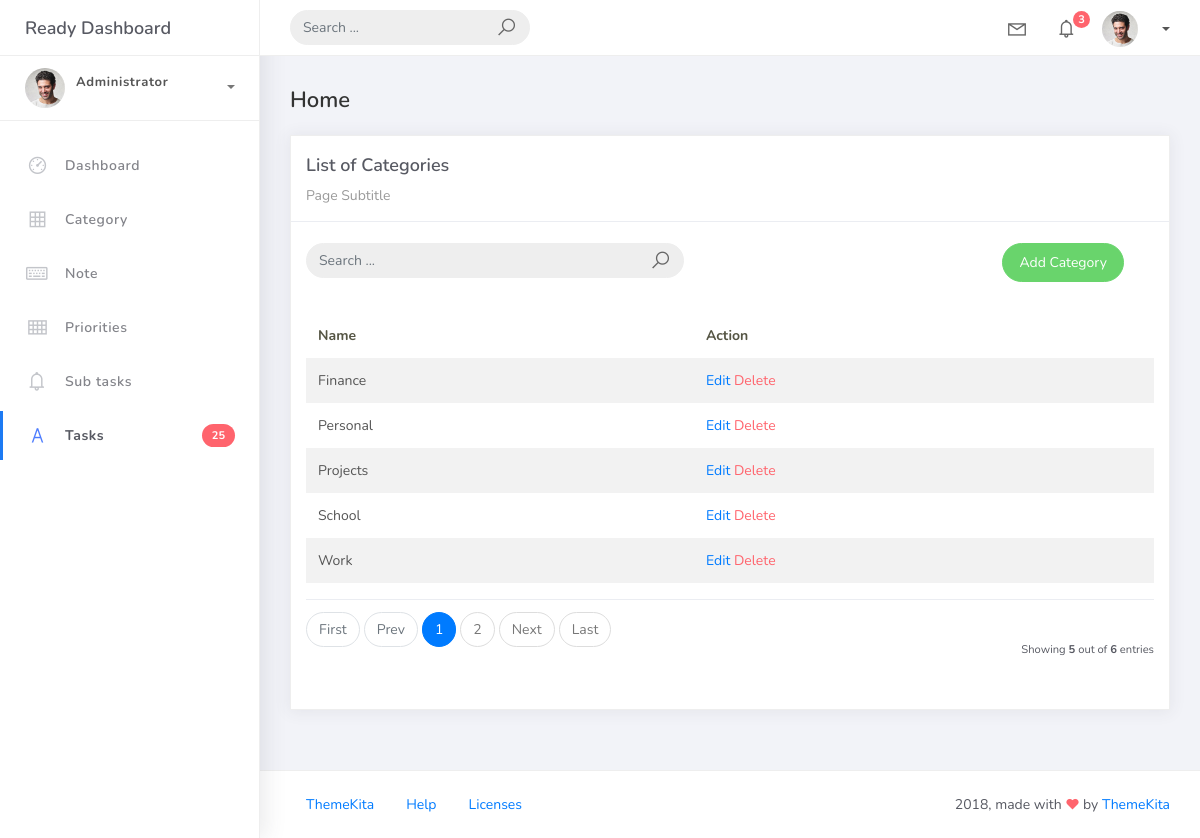
/category_list, run on an earlier commit of the app's database.
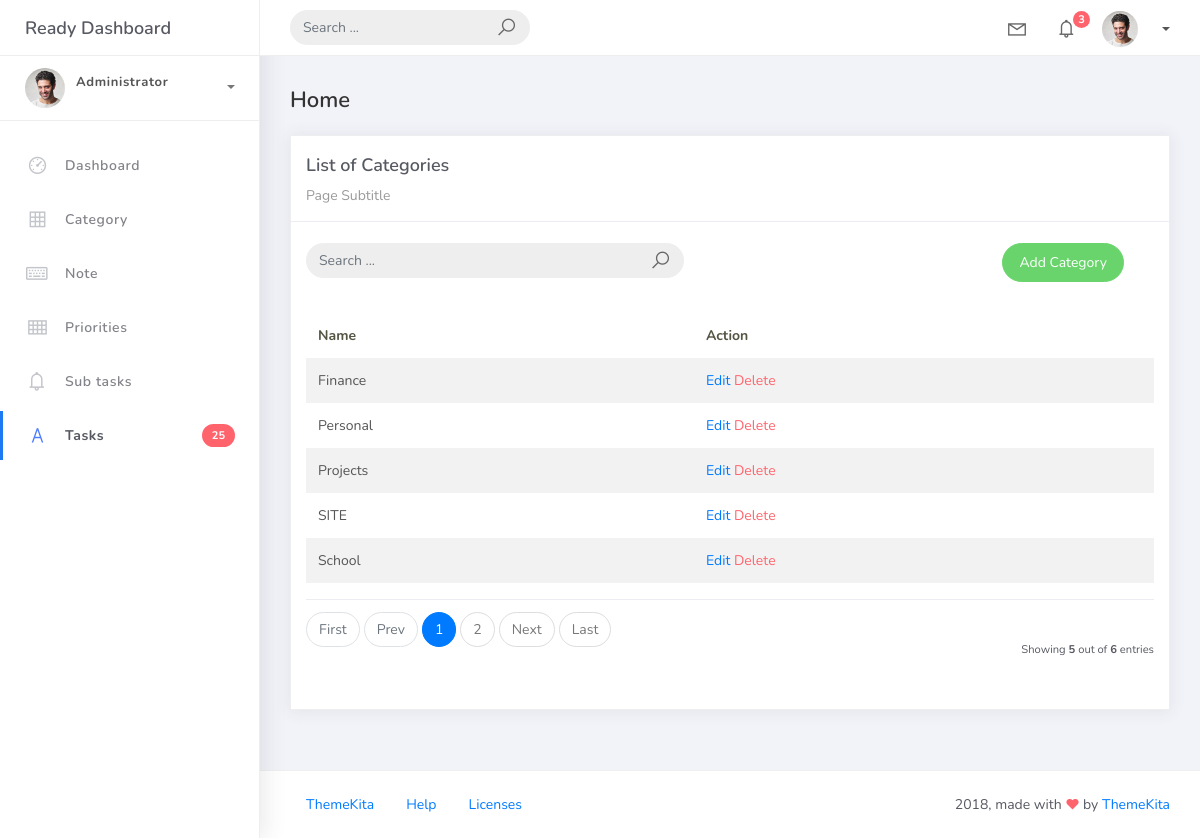
And on a later commit of the database.
### tasks/models.py (models this page shows, shortened)
class Category(models.Model):
    name = models.CharField(max_length=100)
    class Meta:
        verbose_name = "Category"
        verbose_name_plural = "Categories"

### tasks/views.py (the view)
# urls.py: path('category_list', CategoryList.as_view(), name='category-list'),
class CategoryList(ListView):
    model = Category
    context_object_name = 'category'
    template_name = 'category_list.html'
    paginate_by = 5
    def get_queryset(self):
        qs = super().get_queryset()
        query = self.request.GET.get('q')
        if query:
            qs = qs.filter(
                Q(name__icontains=query)
                )
        return qs
    def get_ordering(self):
        allowed = ["name"]
        sort_by = self.request.GET.get("sort_by")
        if sort_by in allowed:
            return sort_by
        return "name"

### templates/category_list.html (shortened to what this page needs)
{% extends 'base.html' %} {% load static %} {% block content %}
<div class="content">
  <div class="container-fluid">
    <h4 class="page-title">Home</h4>
    <div class="row">
      <div class="col-md-12">
        <div class="card">
          <div class="card-header">
            <div class="card-title">List of Categories</div>
            <div class="card-category">Page Subtitle</div>
          </div>
          <br />
          <div class="col-md-12 row">
            <div class="col-md-6">
              <form class="navbar-left navbar-form nav-search mr-md-3" action="" method="get">
                <div class="input-group">
                  <input type="text" placeholder="Search ..." class="form-control" name="q" value="{{ request.GET.q }}" />
                  <div class="input-group-append">
                    <span class="input-group-text">
                      <i class="la la-search search-icon"></i>
                    </span>
                  </div>
                </div>
              </form>
            </div>
            <div class="col-md-6">
              <div class="pull-right">
                <a href="{% url 'category-add' %}" class="btn btn-success btn-rounded">Add Category</a>
              </div>
            </div>
          </div>
          <div class="card-body">
            <table class="table table-striped mt-3">
              <thead>
                <tr>
                  <th scope="col">Name</th>
                  <th scope="col">Action</th>
                </tr>
              </thead>
              <tbody>
                {% for object in object_list %}
                <tr>
                  <td>{{ object.name }}</td>
                  <td>
                    <a href="category_list/{{ object.id }}">Edit</a>
                    <a href="category_list/{{ object.id }}/delete" class="text-danger">Delete</a>
                  </td>
                </tr>
                {% endfor %}
              </tbody>
            </table>
            {% include 'includes/pagination.html' %}
          </div>
        </div>
      </div>
    </div>
  </div>
</div>
{% endblock %}

### templates/base.html (shortened to what this page needs)
{% load static %}
{% load pwa %}
<!DOCTYPE html>
<html>
<head>
    <link rel="stylesheet" href="{% static 'css/bootstrap.min.css' %}">
    <link rel="stylesheet" href="{% static 'css/ready.css' %}">
    <link rel="stylesheet" href="{% static 'css/demo.css' %}">
</head>
<body>
    <div class="wrapper">
        <div class="main-header">
            <div class="logo-header">
                <a href="index.html" class="logo">
                    Ready Dashboard
                </a>
            </div>
            <nav class="navbar navbar-header navbar-expand-lg">
                <div class="container-fluid">
                    <form class="navbar-left navbar-form nav-search mr-md-3" action="">
                        <div class="input-group">
                            <input type="text" placeholder="Search ..." class="form-control">
                            <div class="input-group-append">
                                <span class="input-group-text">
                                    <i class="la la-search search-icon"></i>
                                </span>
                            </div>
                        </div>
                    </form>
                    <ul class="navbar-nav topbar-nav ml-md-auto align-items-center">
                        <li class="nav-item dropdown hidden-caret">
                            <a class="nav-link dropdown-toggle" href="#" id="navbarDropdown" role="button" data-toggle="dropdown" aria-haspopup="true" aria-expanded="false">
                                <i class="la la-envelope"></i>
                            </a>
                        </li>
                        <li class="nav-item dropdown hidden-caret">
                            <a class="nav-link dropdown-toggle" href="#" id="navbarDropdown" role="button" data-toggle="dropdown" aria-haspopup="true" aria-expanded="false">
                                <i class="la la-bell"></i>
                                <span class="notification">3</span>
                            </a>
                        </li>
                        <li class="nav-item dropdown">
                            <a class="dropdown-toggle profile-pic" data-toggle="dropdown" href="#" aria-expanded="false"> <img src="{% static 'img/profile.jpg' %}" alt="user-img" width="36" class="img-circle"><span>{{ request.user.username }}</span></span> </a>
                        </li>
                    </ul>
                </div>
            </nav>
        </div>
        <div class="sidebar">
            <div class="scrollbar-inner sidebar-wrapper">
                <div class="user">
                    <div class="photo">
                        <img src="{% static 'img/profile.jpg' %}">
                    </div>
                    <div class="info">
                        <a class="" data-toggle="collapse" href="#collapseExample" aria-expanded="true">
                            <span>
                                <span class="user-level">Administrator</span>
                                <span class="caret"></span>
                            </span>
                        </a>
                        <div class="clearfix"></div>
                    </div>
                </div>
                <ul class="nav">
                    <li class="nav-item">
                        <a href="{% url 'home' %}">
                            <i class="la la-dashboard"></i>
                            <p>Dashboard</p>
                        </a>
                    </li>
                    <li class="nav-item">
                        <a href="{% url 'category-list' %}">
                            <i class="la la-table"></i>
                            <p>Category</p>
                        </a>
                    </li>
                    <li class="nav-item">
                        <a href="{% url 'note-list' %}">
                            <i class="la la-keyboard-o"></i>
                            <p>Note</p>
                        </a>
                    </li>
                    <li class="nav-item">
                        <a href="{% url 'priority-list' %}">
                            <i class="la la-th"></i>
                            <p>Priorities</p>
                        </a>
                    </li>
                    <li class="nav-item">
                        <a href="{% url 'subtask-list' %}">
                            <i class="la la-bell"></i>
                            <p>Sub tasks</p>
                        </a>
                    </li>
                    <li class="nav-item active">
                        <a href="{% url 'task-list' %}">
                            <i class="la la-font"></i>
                            <p>Tasks</p>
                            <span class="badge badge-danger">25</span>
                        </a>
                    </li>
                </ul>
            </div>
        </div>
        <div class="main-panel">
            {% block content %}
            {% endblock %}
            <footer class="footer">
                <div class="container-fluid">
                    <nav class="pull-left">
                        <ul class="nav">
                            <li class="nav-item">
                                <a class="nav-link" href="http://www.themekita.com">
                                    ThemeKita
                                </a>
                            </li>
                            <li class="nav-item">
                                <a class="nav-link" href="#">
                                    Help
                                </a>
                            </li>
                            <li class="nav-item">
                                <a class="nav-link" href="https://themewagon.com/license/#free-item">
                                    Licenses
                                </a>
                            </li>
                        </ul>
                    </nav>
                    <div class="copyright ml-auto">
                        2018, made with <i class="la la-heart heart text-danger"></i> by <a href="http://www.themekita.com">ThemeKita</a>
                    </div>
                </div>
            </footer>
        </div>
    </div>
</body>
</html>

### templates/includes/pagination.html (shortened to what this page needs)
{% if is_paginated %}
    <div class="card-footer px-0 border-0 d-flex flex-column flex-lg-row align-items-center justify-content-between mt-3">
        <nav aria-label="Topics pagination" class="mb-4">
            <ul class="pagination">
                {% if page_obj.number > 1 %}
                    <li class="page-item">
                        <a class="page-link" href="?page=1">First</a>
                    </li>
                {% else %}
                    <li class="page-item disabled">
                        <span class="page-link">First</span>
                    </li>
                {% endif %}
                {% if page_obj.has_previous %}
                    <li class="page-item">
                        <a class="page-link" href="?page={{ page_obj.previous_page_number }}">Prev</a>
                    </li>
                {% else %}
                    <li class="page-item disabled">
                        <span class="page-link">Prev</span>
                    </li>
                {% endif %}
                {% for page_num in paginator.page_range %}
                    {% if page_obj.number == page_num %}
                        <li class="page-item active">
                            <span class="page-link">
                                {{ page_num }}
                            </span>
                        </li>
                    {% elif page_num > page_obj.number|add:'-3' and page_num < page_obj.number|add:'3' %}
                        <li class="page-item">
                            <a class="page-link" href="?page={{ page_num }}">{{ page_num }}</a>
                        </li>
                    {% endif %}
                {% endfor %}
                {% if page_obj.has_next %}
                    <li class="page-item">
                        <a class="page-link" href="?page={{ page_obj.next_page_number }}">Next</a>
                    </li>
                {% else %}
                    <li class="page-item disabled">
                        <span class="page-link">Next</span>
                    </li>
                {% endif %}
                {% if page_obj.number != paginator.num_pages %}
                    <li class="page-item">
                        <a class="page-link" href="?page={{ paginator.num_pages }}">Last</a>
                    </li>
                {% else %}
                    <li class="page-item disabled">
                        <span class="page-link">Last</span>
                    </li>
                {% endif %}
            </ul>
        </nav>
        <div class="fw-normal small mt-4 mt-lg-0">
            Showing <b>{{ object_list.count }}</b> out of <b>{{ paginator.count }}</b> entries
        </div>
    </div>
{% endif %}

What changed in the data, as far as the page shows it:
no longer on this page (row unchanged): Category: name "Work"
added Category: name "SITE"
